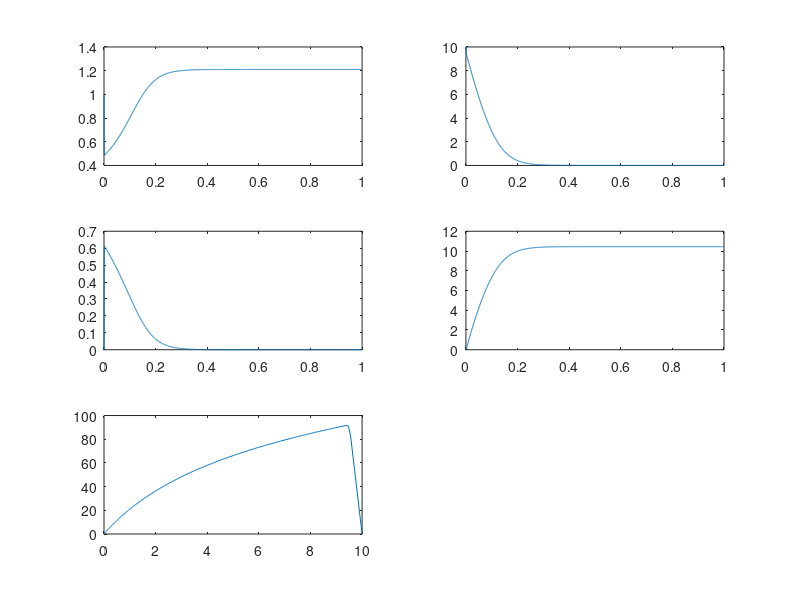

Write the MATLAB code that produced this figure.
%RK4
clc;clear;
k1=100;
k2=600;
k3=150;
f1=@(t,y1,y2,y3,y4)-k1*y1*y2+k2*y3+k3*y3;
f2=@(t,y1,y2,y3,y4)-k1*y1*y2+k2*y3;
f3=@(t,y1,y2,y3,y4)k1*y1*y2-k2*y3-k3*y3;
f4=@(t,y1,y2,y3,y4)k3*y3;% let y1,y2,y3,y4 be the concentrations of E, S, ES, P respectively
t_0=0;
t_end=1;
y1_0=1;
y2_0=10;
y3_0=0;
y4_0=0;
h=0.0005;
t_axis=linspace(t_0,t_end,abs(t_end-t_0)/h+1);
t(1)=t_0;
y1(1)=y1_0;
y2(1)=y2_0;
y3(1)=y3_0;
y4(1)=y4_0;

for i=2:length(t_axis)
    t(i)=t_axis(i);
end

        for j=2:length(t_axis)
           
            K11=f1(t(j-1),y1(j-1),y2(j-1),y3(j-1),y4(j-1));
            K12=f1(t(j-1)+h/2,y1(j-1)+h/2*K11,y2(j-1)+0.5*h*K11,y3(j-1)+0.5*h*K11,y4(j-1)+0.5*h*K11);
            K13=f1(t(j-1)+h/2,y1(j-1)+h/2*K12,y2(j-1)+h/2*K12,y3(j-1)+h/2*K12,y4(j-1)+h/2*K12);
            K14=f1(t(j-1)+h,y1(j-1)+h*K13,y2(j-1)+h*K13,y3(j-1)+h*K13,y4(j-1)+h*K13);
            y1(j)=y1(j-1)+h/6*(K11+2*K12+2*K13+K14);
            
             K21=f2(t(j-1),y1(j-1),y2(j-1),y3(j-1),y4(j-1));
            K22=f2(t(j-1)+h/2,y1(j-1)+h/2*K21,y2(j-1)+0.5*h*K21, y3(j-1)+0.5*h*K21, y4(j-1)+0.5*h*K21);
            K23=f2(t(j-1)+h/2,y1(j-1)+h/2*K22,y2(j-1)+h/2*K22,y3(j-1)+h/2*K22,y4(j-1)+h/2*K22);
            K24=f2(t(j-1)+h,y1(j-1)+h*K23,y2(j-1)+h*K23,y3(j-1)+h*K23,y4(j-1)+h*K23);
            y2(j)=y2(j-1)+h/6*(K21+2*K22+2*K23+K24);
            
             K31=f3(t(j-1),y1(j-1),y2(j-1),y3(j-1),y4(j-1));
            K32=f3(t(j-1)+h/2,y1(j-1)+h/2*K31,y2(j-1)+0.5*h*K31, y3(j-1)+0.5*h*K31, y4(j-1)+0.5*h*K31);
            K33=f3(t(j-1)+h/2,y1(j-1)+h/2*K32,y2(j-1)+h/2*K32,y3(j-1)+h/2*K32,y4(j-1)+h/2*K32);
            K34=f3(t(j-1)+h,y1(j-1)+h*K33,y2(j-1)+h*K33,y3(j-1)+h*K33,y4(j-1)+h*K33);
            y3(j)=y3(j-1)+h/6*(K31+2*K32+2*K33+K34);
            
             K41=f4(t(j-1),y1(j-1),y2(j-1),y3(j-1),y4(j-1));
            K42=f4(t(j-1)+h/2,y1(j-1)+h/2*K41,y2(j-1)+0.5*h*K41, y3(j-1)+0.5*h*K41, y4(j-1)+0.5*h*K41);
            K43=f4(t(j-1)+h/2,y1(j-1)+h/2*K42,y2(j-1)+h/2*K42,y3(j-1)+h/2*K42,y4(j-1)+h/2*K42);
            K44=f4(t(j-1)+h,y1(j-1)+h*K43,y2(j-1)+h*K43,y3(j-1)+h*K43,y4(j-1)+h*K43);
            y4(j)=y4(j-1)+h/6*(K41+2*K42+2*K43+K44);
            
            v(j)=k3*y3(j);
            
            
        end
        subplot(3,2,1),plot(t,y1)
        subplot(3,2,2),plot(t,y2)
        subplot(3,2,3),plot(t,y3)
        subplot(3,2,4),plot(t,y4)
        subplot(3,2,5),plot(y2,v)
        
        